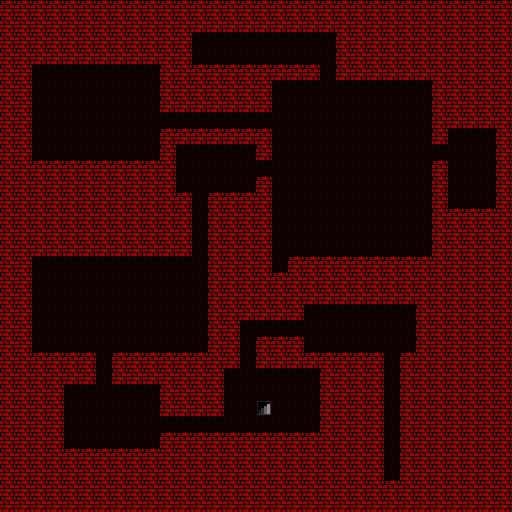

This is a level from a 2D game, rendered from its Tiled map with the project's own tilesets. A one-line summary and the complete map file follow:
An orthogonal 32x32 tile map with 16x16 px tiles, 1 tile layer (タイルレイヤー1) and 7 objects.

<map version="1.5" tiledversion="1.7.2" orientation="orthogonal" renderorder="right-down" width="32" height="32" tilewidth="16" tileheight="16" infinite="0" nextlayerid="5" nextobjectid="8">
 <editorsettings>
  <export target="../Assets/Resources/map1.json" format="json" />
 </editorsettings>
 <tileset firstgid="1" source="tileset.tsx" />
 <layer id="1" name="タイルレイヤー1" width="32" height="32">
  <data encoding="csv">
2,2,2,2,2,2,2,2,2,2,2,2,2,2,2,2,2,2,2,2,2,2,2,2,2,2,2,2,2,2,2,2,
2,2,2,2,2,2,2,2,2,2,2,2,2,2,2,2,2,2,2,2,2,2,2,2,2,2,2,2,2,2,2,2,
2,2,2,2,2,2,2,2,2,2,2,2,1,1,1,1,1,1,1,1,1,2,2,2,2,2,2,2,2,2,2,2,
2,2,2,2,2,2,2,2,2,2,2,2,1,1,1,1,1,1,1,1,1,2,2,2,2,2,2,2,2,2,2,2,
2,2,1,1,1,1,1,1,1,1,2,2,2,2,2,2,2,2,2,2,1,2,2,2,2,2,2,2,2,2,2,2,
2,2,1,1,1,1,1,1,1,1,2,2,2,2,2,2,2,1,1,1,1,1,1,1,1,1,1,2,2,2,2,2,
2,2,1,1,1,1,1,1,1,1,2,2,2,2,2,2,2,1,1,1,1,1,1,1,1,1,1,2,2,2,2,2,
2,2,1,1,1,1,1,1,1,1,1,1,1,1,1,1,1,1,1,1,1,1,1,1,1,1,1,2,2,2,2,2,
2,2,1,1,1,1,1,1,1,1,2,2,2,2,2,2,2,1,1,1,1,1,1,1,1,1,1,2,1,1,1,2,
2,2,1,1,1,1,1,1,1,1,2,1,1,1,1,1,2,1,1,1,1,1,1,1,1,1,1,1,1,1,1,2,
2,2,2,2,2,2,2,2,2,2,2,1,1,1,1,1,1,1,1,1,1,1,1,1,1,1,1,2,1,1,1,2,
2,2,2,2,2,2,2,2,2,2,2,1,1,1,1,1,2,1,1,1,1,1,1,1,1,1,1,2,1,1,1,2,
2,2,2,2,2,2,2,2,2,2,2,2,1,2,2,2,2,1,1,1,1,1,1,1,1,1,1,2,1,1,1,2,
2,2,2,2,2,2,2,2,2,2,2,2,1,2,2,2,2,1,1,1,1,1,1,1,1,1,1,2,2,2,2,2,
2,2,2,2,2,2,2,2,2,2,2,2,1,2,2,2,2,1,1,1,1,1,1,1,1,1,1,2,2,2,2,2,
2,2,2,2,2,2,2,2,2,2,2,2,1,2,2,2,2,1,1,1,1,1,1,1,1,1,1,2,2,2,2,2,
2,2,1,1,1,1,1,1,1,1,1,1,1,2,2,2,2,1,2,2,2,2,2,2,2,2,2,2,2,2,2,2,
2,2,1,1,1,1,1,1,1,1,1,1,1,2,2,2,2,2,2,2,2,2,2,2,2,2,2,2,2,2,2,2,
2,2,1,1,1,1,1,1,1,1,1,1,1,2,2,2,2,2,2,2,2,2,2,2,2,2,2,2,2,2,2,2,
2,2,1,1,1,1,1,1,1,1,1,1,1,2,2,2,2,2,2,1,1,1,1,1,1,1,2,2,2,2,2,2,
2,2,1,1,1,1,1,1,1,1,1,1,1,2,2,1,1,1,1,1,1,1,1,1,1,1,2,2,2,2,2,2,
2,2,1,1,1,1,1,1,1,1,1,1,1,2,2,1,2,2,2,1,1,1,1,1,1,1,2,2,2,2,2,2,
2,2,2,2,2,2,1,2,2,2,2,2,2,2,2,1,2,2,2,2,2,2,2,2,1,2,2,2,2,2,2,2,
2,2,2,2,2,2,1,2,2,2,2,2,2,2,1,1,1,1,1,1,2,2,2,2,1,2,2,2,2,2,2,2,
2,2,2,2,1,1,1,1,1,1,2,2,2,2,1,1,1,1,1,1,2,2,2,2,1,2,2,2,2,2,2,2,
2,2,2,2,1,1,1,1,1,1,2,2,2,2,1,1,4,1,1,1,2,2,2,2,1,2,2,2,2,2,2,2,
2,2,2,2,1,1,1,1,1,1,1,1,1,1,1,1,1,1,1,1,2,2,2,2,1,2,2,2,2,2,2,2,
2,2,2,2,1,1,1,1,1,1,2,2,2,2,2,2,2,2,2,2,2,2,2,2,1,2,2,2,2,2,2,2,
2,2,2,2,2,2,2,2,2,2,2,2,2,2,2,2,2,2,2,2,2,2,2,2,1,2,2,2,2,2,2,2,
2,2,2,2,2,2,2,2,2,2,2,2,2,2,2,2,2,2,2,2,2,2,2,2,1,2,2,2,2,2,2,2,
2,2,2,2,2,2,2,2,2,2,2,2,2,2,2,2,2,2,2,2,2,2,2,2,2,2,2,2,2,2,2,2,
2,2,2,2,2,2,2,2,2,2,2,2,2,2,2,2,2,2,2,2,2,2,2,2,2,2,2,2,2,2,2,2
</data>
 </layer>
 <objectgroup id="3" name="Player">
  <object id="1" x="338.462" y="182.418">
   <point />
  </object>
 </objectgroup>
 <objectgroup id="4" name="Gem">
  <object id="2" x="349.451" y="114.286">
   <point />
  </object>
  <object id="3" x="317.582" y="134.066">
   <point />
  </object>
  <object id="4" x="68.1319" y="109.89">
   <point />
  </object>
  <object id="5" x="91.2088" y="131.868">
   <point />
  </object>
  <object id="6" x="82.4176" y="320.879">
   <point />
  </object>
  <object id="7" x="162.637" y="314.286">
   <point />
  </object>
 </objectgroup>
</map>